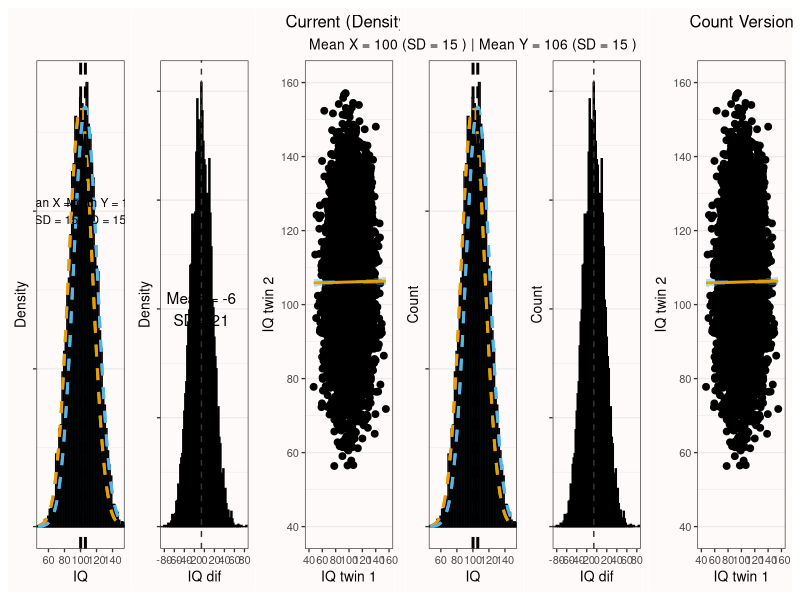
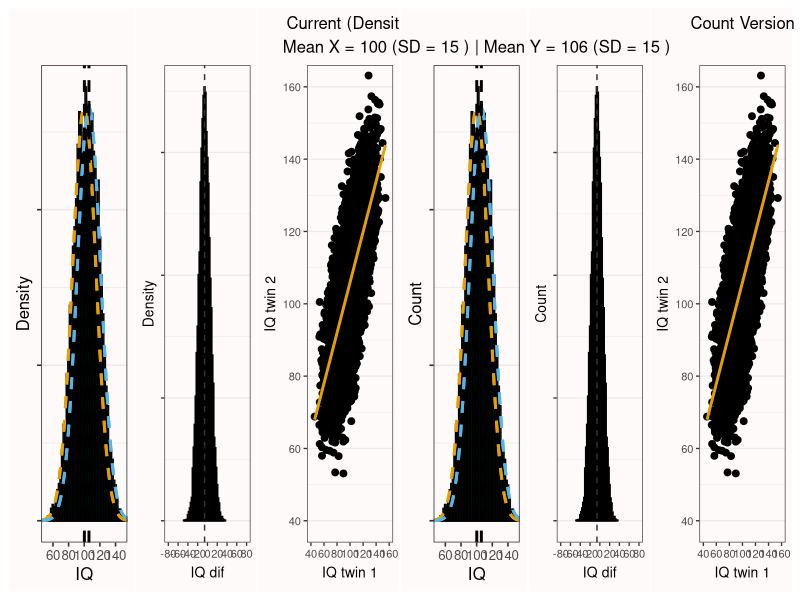
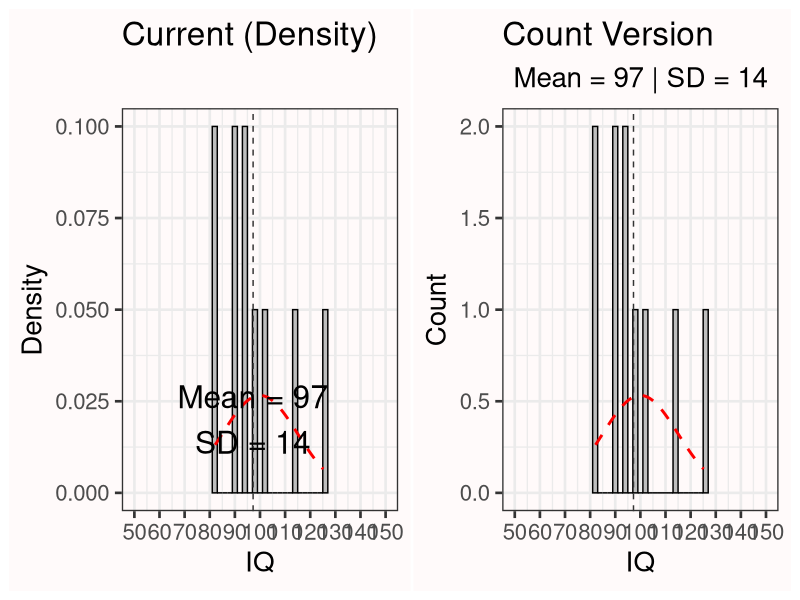
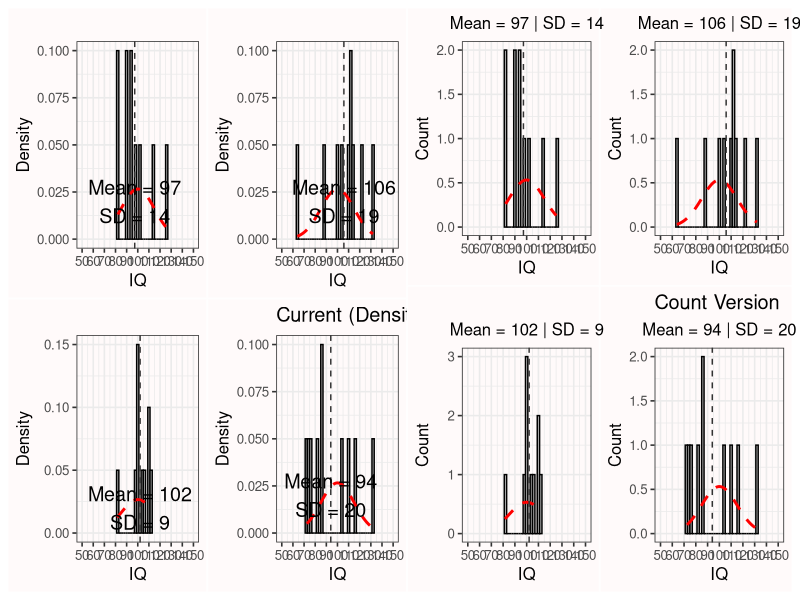
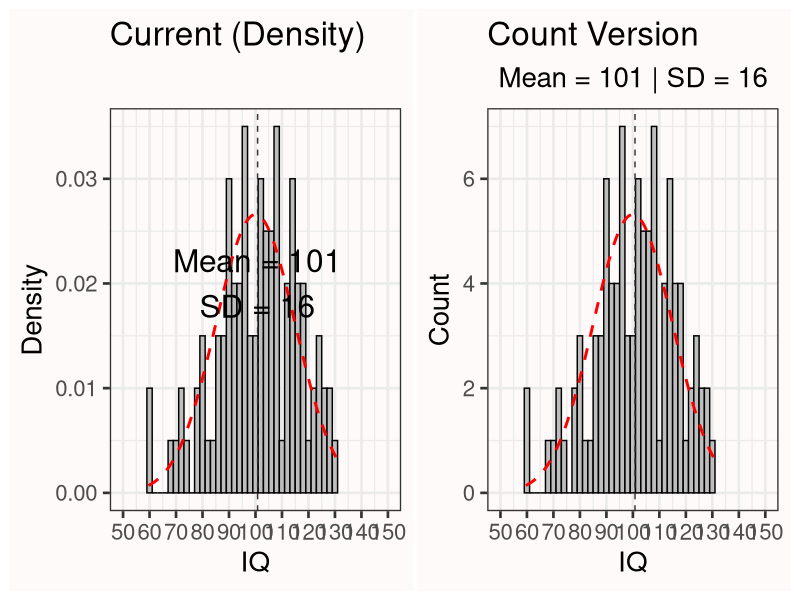
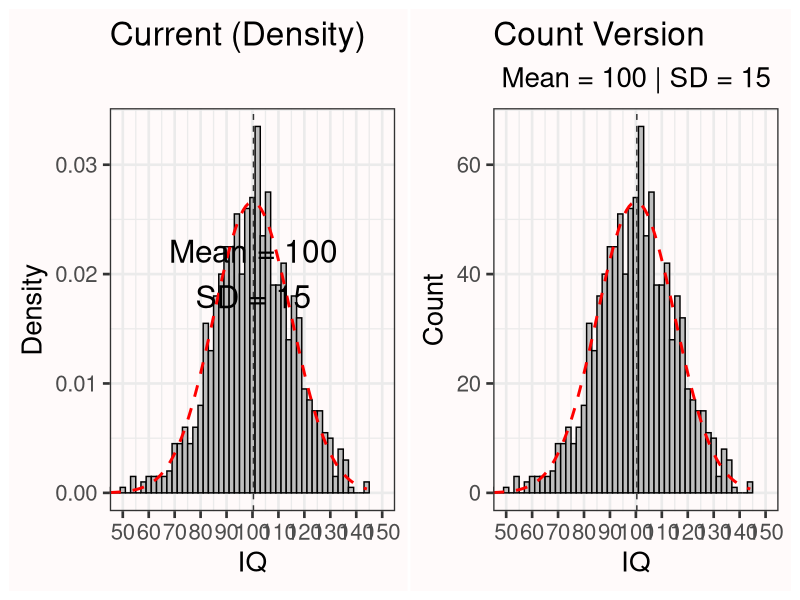
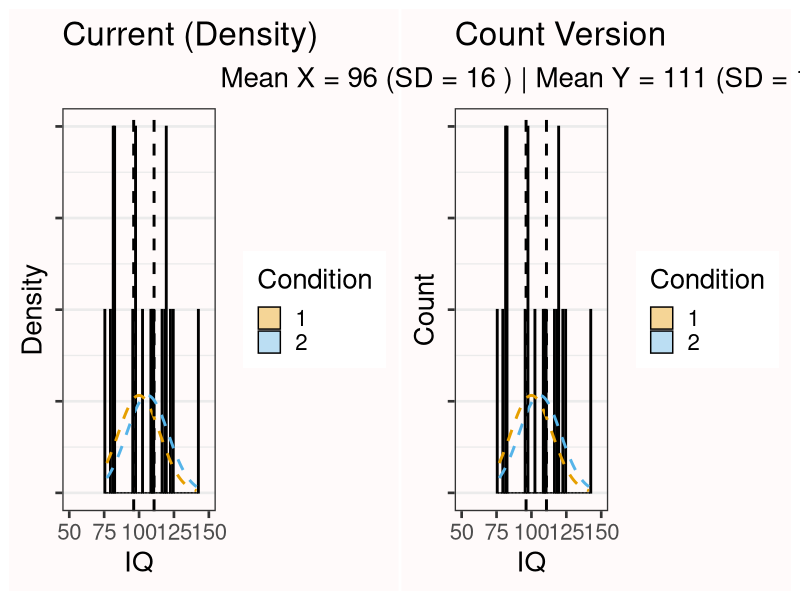
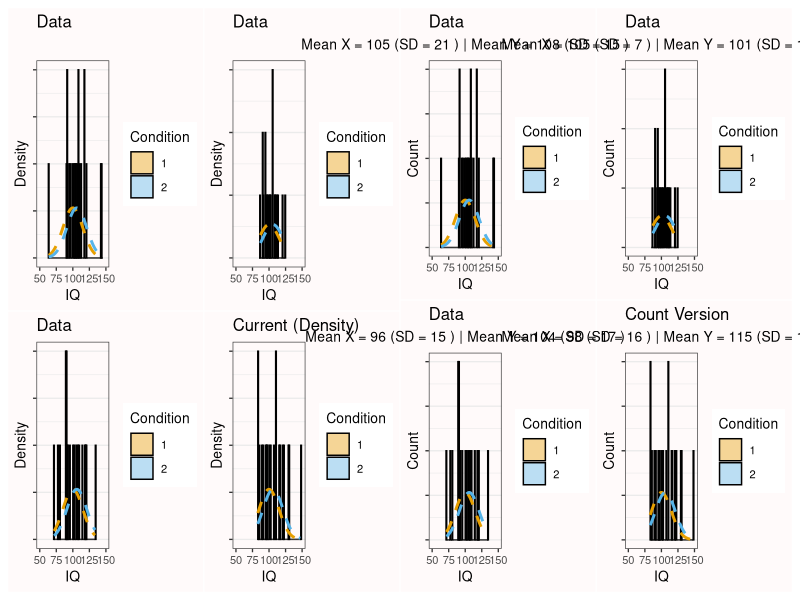

Reproduce these figures in R, in order.
## ---- chunk 1
library(ggplot2)
library(MASS)
library(patchwork)

backgroundcolor <- "#fffafa"
cbbPalette <- c("#E69F00", "#56B4E9", "#009E73", "#F0E442", "#0072B2", "#D55E00", "#CC79A7")

show_pair <- function(p_density, p_count) {
  (p_density + ggtitle("Current (Density)")) | (p_count + ggtitle("Count Version"))
}
## ---- chunk 2
set.seed(419)
n <- 10000
mx <- 100
sdx <- 15
my <- 106
sdy <- 15
cor.true <- 0.0
cov.mat <- matrix(c(1.0, cor.true, cor.true, 1.0), nrow = 2, byrow = TRUE)
mat <- MASS::mvrnorm(n, Sigma = cov.mat, mu = c(0, 0), empirical = FALSE)
x <- mat[, 1] * sdx + mx
y <- mat[, 2] * sdy + my
dif <- x - y
dataset <- data.frame(x, y)
DV <- c(x, y)
IV <- as.factor(c(rep("1", n), rep("2", n)))
datasetplot <- data.frame(IV, DV)

p1_d <- ggplot(datasetplot, aes(DV, fill = as.factor(IV))) +
  geom_histogram(alpha = 0.4, binwidth = 2, position = "identity", colour = "black", aes(y = after_stat(density))) +
  scale_fill_manual(values = cbbPalette, name = "Condition") +
  stat_function(fun = dnorm, args = c(mean = mx, sd = sdx), linewidth = 1, color = "#E69F00", lty = 2) +
  stat_function(fun = dnorm, args = c(mean = my, sd = sdy), linewidth = 1, color = "#56B4E9", lty = 2) +
  xlab("IQ") + ylab("Density") +
  theme_bw(base_size = 10) +
  theme(plot.background = element_rect(fill = backgroundcolor), panel.background = element_rect(fill = backgroundcolor)) +
  theme(panel.grid.major.x = element_blank(), axis.text.y = element_blank(), panel.grid.minor.x = element_blank()) +
  geom_vline(xintercept = mean(x), colour = "black", linetype = "dashed", linewidth = 1) +
  geom_vline(xintercept = mean(y), colour = "black", linetype = "dashed", linewidth = 1) +
  coord_cartesian(xlim = c(50, 150)) +
  scale_x_continuous(breaks = c(60, 80, 100, 120, 140)) +
  annotate("text", size = 3, x = 70, y = 0.02, label = paste("Mean X = ", round(mean(x)), "\n", "SD = ", round(sd(x)), sep = "")) +
  annotate("text", size = 3, x = 130, y = 0.02, label = paste("Mean Y = ", round(mean(y)), "\n", "SD = ", round(sd(y)), sep = "")) +
  theme(legend.position = "none")

p1_c <- ggplot(datasetplot, aes(DV, fill = as.factor(IV))) +
  geom_histogram(alpha = 0.4, binwidth = 2, position = "identity", colour = "black") +
  scale_fill_manual(values = cbbPalette, name = "Condition") +
  stat_function(fun = function(z) dnorm(z, mean = mx, sd = sdx) * n * 2, linewidth = 1, color = "#E69F00", lty = 2) +
  stat_function(fun = function(z) dnorm(z, mean = my, sd = sdy) * n * 2, linewidth = 1, color = "#56B4E9", lty = 2) +
  xlab("IQ") + ylab("Count") +
  theme_bw(base_size = 10) +
  theme(plot.background = element_rect(fill = backgroundcolor), panel.background = element_rect(fill = backgroundcolor)) +
  theme(plot.subtitle = element_text(hjust = 0.5, size = 10)) +
  theme(panel.grid.major.x = element_blank(), axis.text.y = element_blank(), panel.grid.minor.x = element_blank()) +
  geom_vline(xintercept = mean(x), colour = "black", linetype = "dashed", linewidth = 1) +
  geom_vline(xintercept = mean(y), colour = "black", linetype = "dashed", linewidth = 1) +
  coord_cartesian(xlim = c(50, 150)) +
  scale_x_continuous(breaks = c(60, 80, 100, 120, 140)) +
  labs(subtitle = paste("Mean X =", round(mean(x)), "(SD =", round(sd(x)), ") | Mean Y =", round(mean(y)), "(SD =", round(sd(y)), ")")) +
  theme(legend.position = "none")

p2_d <- ggplot(as.data.frame(dif), aes(dif)) +
  geom_histogram(colour = "black", fill = "grey", aes(y = after_stat(density)), binwidth = 2) +
  xlab("IQ dif") + ylab("Density") +
  theme_bw(base_size = 10) +
  theme(plot.background = element_rect(fill = backgroundcolor), panel.background = element_rect(fill = backgroundcolor)) +
  theme(panel.grid.major.x = element_blank(), axis.text.y = element_blank(), panel.grid.minor.x = element_blank()) +
  geom_vline(xintercept = mean(dif), colour = "gray20", linetype = "dashed") +
  coord_cartesian(xlim = c(-80, 80)) +
  scale_x_continuous(breaks = c(seq(-80, 80, 20))) +
  annotate("text", x = mean(dif), y = 0.01, label = paste("Mean = ", round(mean(dif)), "\n", "SD = ", round(sd(dif)), sep = ""))

p2_c <- ggplot(as.data.frame(dif), aes(dif)) +
  geom_histogram(colour = "black", fill = "grey", binwidth = 2) +
  xlab("IQ dif") + ylab("Count") +
  theme_bw(base_size = 10) +
  theme(plot.background = element_rect(fill = backgroundcolor), panel.background = element_rect(fill = backgroundcolor)) +
  theme(panel.grid.major.x = element_blank(), axis.text.y = element_blank(), panel.grid.minor.x = element_blank()) +
  geom_vline(xintercept = mean(dif), colour = "gray20", linetype = "dashed") +
  coord_cartesian(xlim = c(-80, 80)) +
  scale_x_continuous(breaks = c(seq(-80, 80, 20)))

p3 <- ggplot(dataset, aes(x = x, y = y)) +
  geom_point(size = 2) +
  geom_smooth(formula = y ~ x, method = lm, colour = "#E69F00", size = 1, fill = "#56B4E9") +
  coord_cartesian(xlim = c(40, 160), ylim = c(40, 160)) +
  scale_x_continuous(breaks = c(seq(40, 160, 20))) +
  scale_y_continuous(breaks = c(seq(40, 160, 20))) +
  xlab("IQ twin 1") + ylab("IQ twin 2") +
  ggtitle(paste("Correlation = ", round(cor(x, y), digits = 2), sep = "")) +
  theme_bw(base_size = 10) +
  theme(plot.background = element_rect(fill = backgroundcolor), panel.background = element_rect(fill = backgroundcolor)) +
  theme(panel.grid.major.x = element_blank(), panel.grid.minor.x = element_blank()) +
  theme(plot.title = element_text(hjust = 0.5))

combined_d <- p1_d + p2_d + p3
combined_c <- p1_c + p2_c + p3
show_pair(combined_d, combined_c)
## ---- chunk 3
set.seed(419)
n <- 10000
mx <- 100
sdx <- 15
my <- 106
sdy <- 15
cor.true <- 0.7
cov.mat <- matrix(c(1.0, cor.true, cor.true, 1.0), nrow = 2, byrow = TRUE)
mat <- MASS::mvrnorm(n, Sigma = cov.mat, mu = c(0, 0), empirical = FALSE)
x <- mat[, 1] * sdx + mx
y <- mat[, 2] * sdy + my
dif <- x - y
dataset <- data.frame(x, y)
DV <- c(x, y)
IV <- as.factor(c(rep("1", n), rep("2", n)))
datasetplot <- data.frame(IV, DV)

p4_d <- ggplot(datasetplot, aes(DV, fill = as.factor(IV))) +
  geom_histogram(alpha = 0.4, binwidth = 2, position = "identity", colour = "black", aes(y = after_stat(density))) +
  scale_fill_manual(values = cbbPalette, name = "Condition") +
  stat_function(fun = dnorm, args = c(mean = mx, sd = sdx), linewidth = 1, color = "#E69F00", lty = 2) +
  stat_function(fun = dnorm, args = c(mean = my, sd = sdy), linewidth = 1, color = "#56B4E9", lty = 2) +
  xlab("IQ") + ylab("Density") +
  theme_bw(base_size = 12) +
  theme(plot.background = element_rect(fill = backgroundcolor), panel.background = element_rect(fill = backgroundcolor)) +
  theme(panel.grid.major.x = element_blank(), axis.text.y = element_blank(), panel.grid.minor.x = element_blank()) +
  geom_vline(xintercept = mean(x), colour = "black", linetype = "dashed", linewidth = 1) +
  geom_vline(xintercept = mean(y), colour = "black", linetype = "dashed", linewidth = 1) +
  coord_cartesian(xlim = c(50, 150)) +
  scale_x_continuous(breaks = c(60, 80, 100, 120, 140)) +
  theme(legend.position = "none")

p4_c <- ggplot(datasetplot, aes(DV, fill = as.factor(IV))) +
  geom_histogram(alpha = 0.4, binwidth = 2, position = "identity", colour = "black") +
  scale_fill_manual(values = cbbPalette, name = "Condition") +
  stat_function(fun = function(z) dnorm(z, mean = mx, sd = sdx) * n * 2, linewidth = 1, color = "#E69F00", lty = 2) +
  stat_function(fun = function(z) dnorm(z, mean = my, sd = sdy) * n * 2, linewidth = 1, color = "#56B4E9", lty = 2) +
  xlab("IQ") + ylab("Count") +
  theme_bw(base_size = 12) +
  theme(plot.background = element_rect(fill = backgroundcolor), panel.background = element_rect(fill = backgroundcolor)) +
  theme(plot.subtitle = element_text(hjust = 0.5, size = 12)) +
  theme(panel.grid.major.x = element_blank(), axis.text.y = element_blank(), panel.grid.minor.x = element_blank()) +
  geom_vline(xintercept = mean(x), colour = "black", linetype = "dashed", linewidth = 1) +
  geom_vline(xintercept = mean(y), colour = "black", linetype = "dashed", linewidth = 1) +
  coord_cartesian(xlim = c(50, 150)) +
  scale_x_continuous(breaks = c(60, 80, 100, 120, 140)) +
  labs(subtitle = paste("Mean X =", round(mean(x)), "(SD =", round(sd(x)), ") | Mean Y =", round(mean(y)), "(SD =", round(sd(y)), ")")) +
  theme(legend.position = "none")

p5_d <- ggplot(as.data.frame(dif), aes(dif)) +
  geom_histogram(colour = "black", fill = "grey", aes(y = after_stat(density)), binwidth = 2) +
  xlab("IQ dif") + ylab("Density") +
  theme_bw(base_size = 10) +
  theme(plot.background = element_rect(fill = backgroundcolor), panel.background = element_rect(fill = backgroundcolor)) +
  theme(panel.grid.major.x = element_blank(), axis.text.y = element_blank(), panel.grid.minor.x = element_blank()) +
  geom_vline(xintercept = mean(dif), colour = "gray20", linetype = "dashed") +
  coord_cartesian(xlim = c(-80, 80)) +
  scale_x_continuous(breaks = c(seq(-80, 80, 20)))

p5_c <- ggplot(as.data.frame(dif), aes(dif)) +
  geom_histogram(colour = "black", fill = "grey", binwidth = 2) +
  xlab("IQ dif") + ylab("Count") +
  theme_bw(base_size = 10) +
  theme(plot.background = element_rect(fill = backgroundcolor), panel.background = element_rect(fill = backgroundcolor)) +
  theme(panel.grid.major.x = element_blank(), axis.text.y = element_blank(), panel.grid.minor.x = element_blank()) +
  geom_vline(xintercept = mean(dif), colour = "gray20", linetype = "dashed") +
  coord_cartesian(xlim = c(-80, 80)) +
  scale_x_continuous(breaks = c(seq(-80, 80, 20)))

p6 <- ggplot(dataset, aes(x = x, y = y)) +
  geom_point(size = 2) +
  geom_smooth(formula = y ~ x, method = lm, colour = "#E69F00", size = 1, fill = "#56B4E9") +
  coord_cartesian(xlim = c(40, 160), ylim = c(40, 160)) +
  scale_x_continuous(breaks = c(seq(40, 160, 20))) +
  scale_y_continuous(breaks = c(seq(40, 160, 20))) +
  xlab("IQ twin 1") + ylab("IQ twin 2") +
  ggtitle(paste("Correlation = ", round(cor(x, y), digits = 2), sep = "")) +
  theme_bw(base_size = 10) +
  theme(plot.background = element_rect(fill = backgroundcolor), panel.background = element_rect(fill = backgroundcolor)) +
  theme(panel.grid.major.x = element_blank(), panel.grid.minor.x = element_blank()) +
  theme(plot.title = element_text(hjust = 0.5))

combined_d <- p4_d + p5_d + p6
combined_c <- p4_c + p5_c + p6
show_pair(combined_d, combined_c)
## ---- chunk 4
set.seed(3190)
n <- 10
x <- rnorm(n = n, mean = 100, sd = 15)

p_d <- ggplot(as.data.frame(x), aes(x)) +
  geom_histogram(colour = "black", fill = "grey", aes(y = after_stat(density)), binwidth = 2) +
  stat_function(fun = dnorm, args = c(mean = 100, sd = 15), linewidth = 1, color = "red", lty = 2) +
  xlab("IQ") + ylab("Density") + theme_bw(base_size = 20) +
  geom_vline(xintercept = mean(x), colour = "gray20", linetype = "dashed") +
  coord_cartesian(xlim = c(50, 150)) +
  scale_x_continuous(breaks = seq(50, 150, 10)) +
  annotate("text", x = mean(x), y = 0.02, label = paste("Mean = ", round(mean(x)), "\n", "SD = ", round(sd(x)), sep = ""), size = 8) +
  theme(plot.background = element_rect(fill = "#fffafa"), panel.background = element_rect(fill = "#fffafa"))

p_c <- ggplot(as.data.frame(x), aes(x)) +
  geom_histogram(colour = "black", fill = "grey", binwidth = 2) +
  stat_function(fun = function(z) dnorm(z, mean = 100, sd = 15) * n * 2, linewidth = 1, color = "red", lty = 2) +
  xlab("IQ") + ylab("Count") + theme_bw(base_size = 20) +
  theme(plot.subtitle = element_text(hjust = 0.5, size = 20)) +
  geom_vline(xintercept = mean(x), colour = "gray20", linetype = "dashed") +
  coord_cartesian(xlim = c(50, 150)) +
  scale_x_continuous(breaks = seq(50, 150, 10)) +
  labs(subtitle = paste("Mean =", round(mean(x)), "| SD =", round(sd(x)))) +
  theme(plot.background = element_rect(fill = "#fffafa"), panel.background = element_rect(fill = "#fffafa"))

show_pair(p_d, p_c)
## ---- chunk 5
set.seed(3190)
make_p <- function(x, base_size = 12, text_size = 5) {
  p_d <- ggplot(as.data.frame(x), aes(x)) +
    geom_histogram(colour = "black", fill = "grey", aes(y = after_stat(density)), binwidth = 2) +
    stat_function(fun = dnorm, args = c(mean = 100, sd = 15), linewidth = 1, color = "red", lty = 2) +
    xlab("IQ") + ylab("Density") + theme_bw(base_size = base_size) +
    geom_vline(xintercept = mean(x), colour = "gray20", linetype = "dashed") +
    coord_cartesian(xlim = c(50, 150)) +
    scale_x_continuous(breaks = seq(50, 150, 10)) +
    annotate("text", x = mean(x), y = 0.02, label = paste("Mean = ", round(mean(x)), "\n", "SD = ", round(sd(x)), sep = ""), size = text_size) +
    theme(plot.background = element_rect(fill = backgroundcolor), panel.background = element_rect(fill = backgroundcolor))

  p_c <- ggplot(as.data.frame(x), aes(x)) +
    geom_histogram(colour = "black", fill = "grey", binwidth = 2) +
    stat_function(fun = function(z) dnorm(z, mean = 100, sd = 15) * length(x) * 2, linewidth = 1, color = "red", lty = 2) +
    xlab("IQ") + ylab("Count") + theme_bw(base_size = base_size) +
    theme(plot.subtitle = element_text(hjust = 0.5, size = base_size)) +
    geom_vline(xintercept = mean(x), colour = "gray20", linetype = "dashed") +
    coord_cartesian(xlim = c(50, 150)) +
    scale_x_continuous(breaks = seq(50, 150, 10)) +
    labs(subtitle = paste("Mean =", round(mean(x)), "| SD =", round(sd(x)))) +
    theme(plot.background = element_rect(fill = backgroundcolor), panel.background = element_rect(fill = backgroundcolor))

  list(d = p_d, c = p_c)
}

x1 <- rnorm(10, 100, 15)
x2 <- rnorm(10, 100, 15)
x3 <- rnorm(10, 100, 15)
x4 <- rnorm(10, 100, 15)

p1 <- make_p(x1)
p2 <- make_p(x2)
p3 <- make_p(x3)
p4 <- make_p(x4)

combined_d <- (p1$d + p2$d + p3$d + p4$d)
combined_c <- (p1$c + p2$c + p3$c + p4$c)
show_pair(combined_d, combined_c)
## ---- chunk 6
make_single <- function(seed, n, base_size = 20) {
  set.seed(seed)
  x <- rnorm(n = n, mean = 100, sd = 15)
  p_d <- ggplot(as.data.frame(x), aes(x)) +
    geom_histogram(colour = "black", fill = "grey", aes(y = after_stat(density)), binwidth = 2) +
    stat_function(fun = dnorm, args = c(mean = 100, sd = 15), linewidth = 1, color = "red", lty = 2) +
    xlab("IQ") + ylab("Density") + theme_bw(base_size = base_size) +
    theme(plot.background = element_rect(fill = backgroundcolor), panel.background = element_rect(fill = backgroundcolor)) +
    geom_vline(xintercept = mean(x), colour = "gray20", linetype = "dashed") +
    coord_cartesian(xlim = c(50, 150)) +
    scale_x_continuous(breaks = seq(50, 150, 10)) +
    annotate("text", x = mean(x), y = 0.02, label = paste("Mean = ", round(mean(x)), "\n", "SD = ", round(sd(x)), sep = ""), size = 8)

  p_c <- ggplot(as.data.frame(x), aes(x)) +
    geom_histogram(colour = "black", fill = "grey", binwidth = 2) +
    stat_function(fun = function(z) dnorm(z, mean = 100, sd = 15) * n * 2, linewidth = 1, color = "red", lty = 2) +
    xlab("IQ") + ylab("Count") + theme_bw(base_size = base_size) +
    theme(plot.subtitle = element_text(hjust = 0.5, size = base_size)) +
    theme(plot.background = element_rect(fill = backgroundcolor), panel.background = element_rect(fill = backgroundcolor)) +
    geom_vline(xintercept = mean(x), colour = "gray20", linetype = "dashed") +
    coord_cartesian(xlim = c(50, 150)) +
    scale_x_continuous(breaks = seq(50, 150, 10)) +
    labs(subtitle = paste("Mean =", round(mean(x)), "| SD =", round(sd(x))))
  list(d = p_d, c = p_c)
}

p100 <- make_single(519, 100)
show_pair(p100$d, p100$c)

p1000 <- make_single(618, 1000)
show_pair(p1000$d, p1000$c)
## ---- chunk 7
set.seed(811)
n1 <- 10; n2 <- 10; mx <- 100; sdx <- 15; my <- 106; sdy <- 15
x <- rnorm(n1, mx, sdx); y <- rnorm(n2, my, sdy)
DV <- c(x, y)
IV <- as.factor(c(rep("1", n1), rep("2", n2)))
dataset <- as.data.frame(cbind(IV, DV))

p_d <- ggplot(dataset, aes(DV, fill = as.factor(IV))) +
  geom_histogram(alpha = 0.4, binwidth = 2, position = "dodge", colour = "black", aes(y = after_stat(density))) +
  scale_fill_manual(values = cbbPalette, name = "Condition") +
  stat_function(fun = dnorm, args = c(mean = mx, sd = sdx), linewidth = 1, color = "#E69F00", lty = 2, inherit.aes = FALSE) +
  stat_function(fun = dnorm, args = c(mean = my, sd = sdy), linewidth = 1, color = "#56B4E9", lty = 2, inherit.aes = FALSE) +
  xlab("IQ") + ylab("Density") + ggtitle("Data") +
  theme_bw(base_size = 20) +
  theme(plot.background = element_rect(fill = backgroundcolor), panel.background = element_rect(fill = backgroundcolor)) +
  theme(legend.key = element_rect(fill = backgroundcolor)) +
  theme(panel.grid.major.x = element_blank(), axis.text.y = element_blank(), panel.grid.minor.x = element_blank()) +
  geom_vline(xintercept = mean(x), colour = "black", linetype = "dashed", linewidth = 1) +
  geom_vline(xintercept = mean(y), colour = "black", linetype = "dashed", linewidth = 1) +
  coord_cartesian(xlim = c(50, 150))

p_c <- ggplot(dataset, aes(DV, fill = as.factor(IV))) +
  geom_histogram(alpha = 0.4, binwidth = 2, position = "dodge", colour = "black") +
  scale_fill_manual(values = cbbPalette, name = "Condition") +
  stat_function(fun = function(z) dnorm(z, mean = mx, sd = sdx) * n1 * 2, linewidth = 1, color = "#E69F00", lty = 2, inherit.aes = FALSE) +
  stat_function(fun = function(z) dnorm(z, mean = my, sd = sdy) * n2 * 2, linewidth = 1, color = "#56B4E9", lty = 2, inherit.aes = FALSE) +
  xlab("IQ") + ylab("Count") + ggtitle("Data") +
  theme_bw(base_size = 20) +
  theme(plot.background = element_rect(fill = backgroundcolor), panel.background = element_rect(fill = backgroundcolor)) +
  theme(plot.subtitle = element_text(hjust = 0.5, size = 20)) +
  theme(legend.key = element_rect(fill = backgroundcolor)) +
  theme(panel.grid.major.x = element_blank(), axis.text.y = element_blank(), panel.grid.minor.x = element_blank()) +
  geom_vline(xintercept = mean(x), colour = "black", linetype = "dashed", linewidth = 1) +
  geom_vline(xintercept = mean(y), colour = "black", linetype = "dashed", linewidth = 1) +
  coord_cartesian(xlim = c(50, 150)) +
  labs(subtitle = paste("Mean X =", round(mean(x)), "(SD =", round(sd(x)), ") | Mean Y =", round(mean(y)), "(SD =", round(sd(y)), ")"))

show_pair(p_d, p_c)
## ---- chunk 8
set.seed(1420)
n1 <- 10; n2 <- 10; mx <- 100; sdx <- 15; my <- 106; sdy <- 15

make_group_plot <- function() {
  x <- rnorm(n1, mx, sdx)
  y <- rnorm(n2, my, sdy)
  DV <- c(x, y)
  IV <- as.factor(c(rep("1", n1), rep("2", n2)))
  dataset <- as.data.frame(cbind(IV, DV))

  p_d <- ggplot(dataset, aes(DV, fill = as.factor(IV))) +
    geom_histogram(alpha = 0.4, binwidth = 2, position = "dodge", colour = "black", aes(y = after_stat(density))) +
    scale_fill_manual(values = cbbPalette, name = "Condition") +
    stat_function(fun = dnorm, args = c(mean = mx, sd = sdx), linewidth = 1, color = "#E69F00", lty = 2, inherit.aes = FALSE) +
    stat_function(fun = dnorm, args = c(mean = my, sd = sdy), linewidth = 1, color = "#56B4E9", lty = 2, inherit.aes = FALSE) +
    xlab("IQ") + ylab("Density") + ggtitle("Data") +
    theme_bw(base_size = 10) +
    theme(plot.background = element_rect(fill = backgroundcolor), panel.background = element_rect(fill = backgroundcolor)) +
    theme(panel.grid.major.x = element_blank(), axis.text.y = element_blank(), panel.grid.minor.x = element_blank()) +
    coord_cartesian(xlim = c(50, 150))

  p_c <- ggplot(dataset, aes(DV, fill = as.factor(IV))) +
    geom_histogram(alpha = 0.4, binwidth = 2, position = "dodge", colour = "black") +
    scale_fill_manual(values = cbbPalette, name = "Condition") +
    stat_function(fun = function(z) dnorm(z, mean = mx, sd = sdx) * n1 * 2, linewidth = 1, color = "#E69F00", lty = 2, inherit.aes = FALSE) +
    stat_function(fun = function(z) dnorm(z, mean = my, sd = sdy) * n2 * 2, linewidth = 1, color = "#56B4E9", lty = 2, inherit.aes = FALSE) +
    xlab("IQ") + ylab("Count") + ggtitle("Data") +
    theme_bw(base_size = 10) +
    theme(plot.background = element_rect(fill = backgroundcolor), panel.background = element_rect(fill = backgroundcolor)) +
    theme(plot.subtitle = element_text(hjust = 0.5, size = 10)) +
    theme(panel.grid.major.x = element_blank(), axis.text.y = element_blank(), panel.grid.minor.x = element_blank()) +
    coord_cartesian(xlim = c(50, 150)) +
    labs(subtitle = paste("Mean X =", round(mean(x)), "(SD =", round(sd(x)), ") | Mean Y =", round(mean(y)), "(SD =", round(sd(y)), ")"))

  list(d = p_d, c = p_c)
}

g1 <- make_group_plot(); g2 <- make_group_plot(); g3 <- make_group_plot(); g4 <- make_group_plot()
combined_d <- g1$d + g2$d + g3$d + g4$d
combined_c <- g1$c + g2$c + g3$c + g4$c
show_pair(combined_d, combined_c)
## ---- chunk 9
set.seed(811)
n1 <- 250; n2 <- 250; mx <- 100; sdx <- 15; my <- 106; sdy <- 15
x <- rnorm(n1, mx, sdx); y <- rnorm(n2, my, sdy)
DV <- c(x, y)
IV <- as.factor(c(rep("1", n1), rep("2", n2)))
dataset <- as.data.frame(cbind(IV, DV))

p_d <- ggplot(dataset, aes(DV, fill = as.factor(IV))) +
  geom_histogram(alpha = 0.4, binwidth = 2, position = "dodge", colour = "black", aes(y = after_stat(density))) +
  scale_fill_manual(values = cbbPalette, name = "Condition") +
  stat_function(fun = dnorm, args = c(mean = mx, sd = sdx), linewidth = 1, color = "#E69F00", lty = 2, inherit.aes = FALSE) +
  stat_function(fun = dnorm, args = c(mean = my, sd = sdy), linewidth = 1, color = "#56B4E9", lty = 2, inherit.aes = FALSE) +
  xlab("IQ") + ylab("Density") + ggtitle("Data") +
  theme_bw(base_size = 20) +
  theme(plot.background = element_rect(fill = backgroundcolor), panel.background = element_rect(fill = backgroundcolor)) +
  theme(legend.key = element_rect(fill = backgroundcolor)) +
  theme(panel.grid.major.x = element_blank(), axis.text.y = element_blank(), panel.grid.minor.x = element_blank()) +
  coord_cartesian(xlim = c(50, 150))

p_c <- ggplot(dataset, aes(DV, fill = as.factor(IV))) +
  geom_histogram(alpha = 0.4, binwidth = 2, position = "dodge", colour = "black") +
  scale_fill_manual(values = cbbPalette, name = "Condition") +
  stat_function(fun = function(z) dnorm(z, mean = mx, sd = sdx) * n1 * 2, linewidth = 1, color = "#E69F00", lty = 2, inherit.aes = FALSE) +
  stat_function(fun = function(z) dnorm(z, mean = my, sd = sdy) * n2 * 2, linewidth = 1, color = "#56B4E9", lty = 2, inherit.aes = FALSE) +
  xlab("IQ") + ylab("Count") + ggtitle("Data") +
  theme_bw(base_size = 20) +
  theme(plot.background = element_rect(fill = backgroundcolor), panel.background = element_rect(fill = backgroundcolor)) +
  theme(plot.subtitle = element_text(hjust = 0.5, size = 20)) +
  theme(legend.key = element_rect(fill = backgroundcolor)) +
  theme(panel.grid.major.x = element_blank(), axis.text.y = element_blank(), panel.grid.minor.x = element_blank()) +
  coord_cartesian(xlim = c(50, 150)) +
  labs(subtitle = paste("Mean X =", round(mean(x)), "(SD =", round(sd(x)), ") | Mean Y =", round(mean(y)), "(SD =", round(sd(y)), ")"))

show_pair(p_d, p_c)
